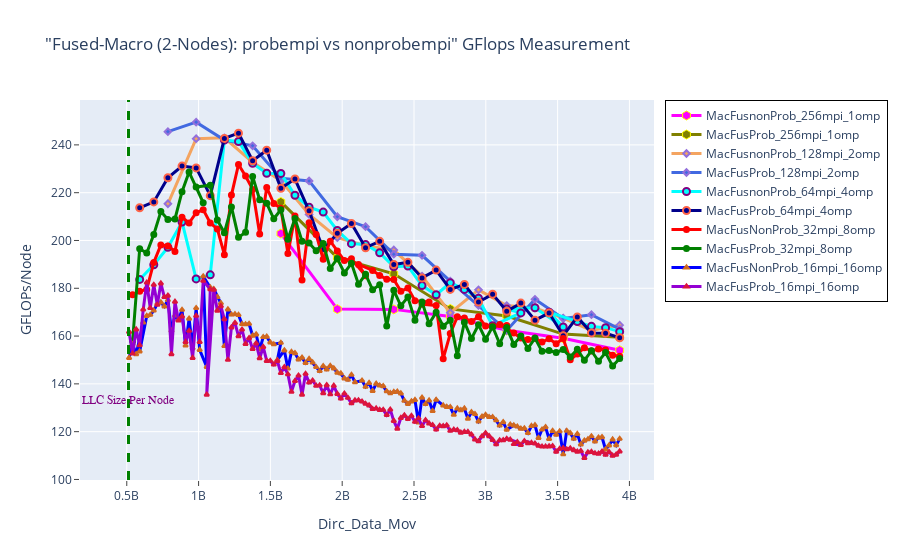

Here is the notebook cell this chart was saved with:
### Markdown cell above
## GFLOPS - Fused Macro: Probempi vs NonProbempi

### Code cell
fig = go.Figure() 

fig.add_trace(go.Scatter(x=(dfn2MacFusnonProb_256mpi_1omp.Dirc_Data_Mov*(dfn2MacFusnonProb_256mpi_1omp.MPI_size/2)), 
                         y=(dfn2MacFusnonProb_256mpi_1omp.GFLOPS*(dfn2MacFusnonProb_256mpi_1omp.MPI_size/2)), 
                         mode='lines+markers', 
                         name='MacFusnonProb_256mpi_1omp',
                         line=dict(color='magenta',width=3),
                         marker=dict(symbol='hexagon',size=9, line=dict(color='yellow',width=1))))


fig.add_trace(go.Scatter(x=(dfn2MacFusProb_256mpi_1omp.Dirc_Data_Mov*(dfn2MacFusProb_256mpi_1omp.MPI_size/2)), 
                         y=(dfn2MacFusProb_256mpi_1omp.GFLOPS*(dfn2MacFusProb_256mpi_1omp.MPI_size/2)), 
                         mode='lines+markers', 
                         name='MacFusProb_256mpi_1omp',
                         line=dict(color='olive',width=3),
                         marker=dict(symbol='hexagon',size=9, line=dict(color='yellow',width=1))))

# case 2
fig.add_trace(go.Scatter(x=(dfn2MacFusnonProb_128mpi_2omp.Dirc_Data_Mov*(dfn2MacFusnonProb_128mpi_2omp.MPI_size/2)), 
                         y=(dfn2MacFusnonProb_128mpi_2omp.GFLOPS*(dfn2MacFusnonProb_128mpi_2omp.MPI_size/2)), 
                         mode='lines+markers', 
                         name='MacFusnonProb_128mpi_2omp',
                         line=dict(color='sandybrown',width=3),
                         marker=dict(symbol='diamond',size=5,line=dict(color='MediumPurple',width=2))))

fig.add_trace(go.Scatter(x=(dfn2MacFusProb_128mpi_2omp.Dirc_Data_Mov*(dfn2MacFusProb_128mpi_2omp.MPI_size/2)), 
                         y=(dfn2MacFusProb_128mpi_2omp.GFLOPS*(dfn2MacFusProb_128mpi_2omp.MPI_size/2)), 
                         mode='lines+markers', 
                         name='MacFusProb_128mpi_2omp',
                         line=dict(color='royalblue',width=3),
                         marker=dict(symbol='diamond',size=5,line=dict(color='MediumPurple',width=2))))

# case 3
fig.add_trace(go.Scatter(x=(dfn2MacFusnonProb_64mpi_4omp.Dirc_Data_Mov*(dfn2MacFusnonProb_64mpi_4omp.MPI_size/2)), 
                         y=(dfn2MacFusnonProb_64mpi_4omp.GFLOPS*(dfn2MacFusnonProb_64mpi_4omp.MPI_size/2)), 
                         mode='lines+markers', 
                         name='MacFusnonProb_64mpi_4omp',
                         line=dict(color='cyan',width=3),
                         marker=dict(symbol='circle',size=7,line=dict(color='Purple',width=2))))

fig.add_trace(go.Scatter(x=(dfn2MacFusProb_64mpi_4omp.Dirc_Data_Mov*(dfn2MacFusProb_64mpi_4omp.MPI_size/2)), 
                         y=(dfn2MacFusProb_64mpi_4omp.GFLOPS*(dfn2MacFusProb_64mpi_4omp.MPI_size/2)), 
                         mode='lines+markers', 
                         name='MacFusProb_64mpi_4omp',
                         line=dict(color='darkblue',width=3),
                         marker=dict(symbol='circle',size=7, line=dict(color='tomato',width=2))))

# case 4
fig.add_trace(go.Scatter(x=(dfn2MacFusNonProb_32mpi_8omp.Dirc_Data_Mov*(dfn2MacFusNonProb_32mpi_8omp.MPI_size/2)), 
                         y=(dfn2MacFusNonProb_32mpi_8omp.GFLOPS*(dfn2MacFusNonProb_32mpi_8omp.MPI_size/2)), 
                         mode='lines+markers', 
                         name='MacFusNonProb_32mpi_8omp',
                         line=dict(color='red',width=3),
                         marker=dict(symbol='circle',size=5,line=dict(color='red',width=2))))

fig.add_trace(go.Scatter(x=(dfn2MacFusProb_32mpi_8omp.Dirc_Data_Mov*(dfn2MacFusProb_32mpi_8omp.MPI_size/2)), 
                         y=(dfn2MacFusProb_32mpi_8omp.GFLOPS*(dfn2MacFusProb_32mpi_8omp.MPI_size/2)), 
                         mode='lines+markers', 
                         name='MacFusProb_32mpi_8omp',
                         line=dict(color='green',width=3),
                         marker=dict(symbol='circle',size=5,line=dict(color='green',width=2))))

# case 5

fig.add_trace(go.Scatter(x=(dfn2MacFusNonProb_16mpi_16omp.Dirc_Data_Mov*(dfn2MacFusNonProb_16mpi_16omp.MPI_size/2)), 
                         y=(dfn2MacFusNonProb_16mpi_16omp.GFLOPS*(dfn2MacFusNonProb_16mpi_16omp.MPI_size/2)), 
                         mode='lines+markers', 
                         name='MacFusNonProb_16mpi_16omp',
                         line=dict(color='blue',width=3),
                         marker=dict(symbol='triangle-up',size=4,line=dict(color='chocolate',width=2))))

fig.add_trace(go.Scatter(x=(dfn2MacFusProb_16mpi_16omp.Dirc_Data_Mov*(dfn2MacFusProb_16mpi_16omp.MPI_size/2)), 
                         y=(dfn2MacFusProb_16mpi_16omp.GFLOPS*(dfn2MacFusProb_16mpi_16omp.MPI_size/2)), 
                         mode='lines+markers', 
                         name='MacFusProb_16mpi_16omp',
                         line=dict(color='darkviolet',width=3),
                         marker=dict(symbol='triangle-up',size=4,line=dict(color='crimson',width=2))))



# Adding a vertical line
fig.add_vline(x=512e6, line_width=3, line_dash="dash", line_color="green")
# fig.add_hline(y=1024, line_width=3, line_dash="dash", line_color="red")

# Add annotation
fig.add_annotation(
    x='512e6'
    , y=130
    , text=f'LLC Size Per Node'
    , yanchor='bottom'
    , showarrow=False
    , arrowhead=1
    , arrowsize=1
    , arrowwidth=2
    , arrowcolor="#636363"
    , ax=-20
    , ay=-30
    , font=dict(size=12, color="purple", family="Sans Serif")
    , align="left"
    ,)

fig.update_layout(title='"Fused-Macro (2-Nodes): probempi vs nonprobempi" GFlops Measurement',
                  xaxis_title='Dirc_Data_Mov', yaxis_title='GFLOPs/Node', 
                  xaxis=dict(ticks="outside"),  
                  yaxis=dict(ticks="outside"),
                  legend=go.layout.Legend(bordercolor="black",borderwidth=1))

### Figure 1 — Plotly figure (JSON) as saved in the notebook; plotly's stock layout.template omitted (floating-point values rounded to 4 significant figures; data arrays with more than 128 entries replaced by an {"elided": "..."} marker saying what was removed)
{"data": [{"line": {"color": "magenta", "width": 3}, "marker": {"line": {"color": "yellow", "width": 1}, "size": 9, "symbol": "hexagon"}, "mode": "lines+markers", "name": "MacFusnonProb_256mpi_1omp", "type": "scatter", "x": [1572864000, 1966080000, 2359296000, 2752512000, 3145728000, 3538944000, 3932160000], "y": [202.9, 171.3, 171.2, 168.2, 162.4, 159.1, 154.1]}, {"line": {"color": "olive", "width": 3}, "marker": {"line": {"color": "yellow", "width": 1}, "size": 9, "symbol": "hexagon"}, "mode": "lines+markers", "name": "MacFusProb_256mpi_1omp", "type": "scatter", "x": [1572864000, 1966080000, 2359296000, 2752512000, 3145728000, 3538944000, 3932160000], "y": [216.1, 192.8, 186.0, 171.4, 168.4, 160.8, 159.5]}, {"line": {"color": "sandybrown", "width": 3}, "marker": {"line": {"color": "MediumPurple", "width": 2}, "size": 5, "symbol": "diamond"}, "mode": "lines+markers", "name": "MacFusnonProb_128mpi_2omp", "type": "scatter", "x": [786432000, 983040000, 1179648000, 1376256000, 1572864000, 1769472000, 1966080000, 2162688000, 2359296000, 2555904000, 2752512000, 2949120000, 3145728000, 3342336000, 3538944000, 3735552000, 3932160000], "y": [215.4, 242.6, 243.0, 232.8, 225.0, 210.9, 201.2, 197.9, 196.0, 185.1, 169.7, 179.3, 172.8, 171.8, 167.5, 162.4, 164.6]}, {"line": {"color": "royalblue", "width": 3}, "marker": {"line": {"color": "MediumPurple", "width": 2}, "size": 5, "symbol": "diamond"}, "mode": "lines+markers", "name": "MacFusProb_128mpi_2omp", "type": "scatter", "x": [786432000, 983040000, 1179648000, 1376256000, 1572864000, 1769472000, 1966080000, 2162688000, 2359296000, 2555904000, 2752512000, 2949120000, 3145728000, 3342336000, 3538944000, 3735552000, 3932160000], "y": [245.5, 249.5, 242.0, 239.6, 226.1, 224.9, 209.9, 205.8, 194.3, 193.8, 183.0, 172.8, 162.3, 175.4, 167.3, 168.9, 162.9]}, {"line": {"color": "cyan", "width": 3}, "marker": {"line": {"color": "Purple", "width": 2}, "size": 7, "symbol": "circle"}, "mode": "lines+markers", "name": "MacFusnonProb_64mpi_4omp", "type": "scatter", "x": [589824000, 688128000, 786432000, 884736000, 983040000, 1081344000, 1179648000, 1277952000, 1376256000, 1474560000, 1572864000, 1671168000, 1769472000, 1867776000, 1966080000, 2064384000, 2162688000, 2260992000, 2359296000, 2457600000, 2555904000, 2654208000, 2752512000, 2850816000, 2949120000, 3047424000, 3244032000, 3145728000, 3342336000, 3538944000, 3440640000, 3637248000, 3735552000, 3833856000, 3932160000], "y": [183.7, 189.8, 197.1, 207.8, 183.9, 185.6, 242.0, 241.4, 232.3, 228.1, 228.0, 218.9, 213.9, 211.9, 204.2, 198.7, 198.3, 194.9, 189.0, 189.3, 181.1, 177.3, 182.3, 179.5, 175.8, 164.3, 169.7, 171.3, 171.8, 163.8, 170.0, 166.1, 164.1, 163.5, 161.9]}, {"line": {"color": "darkblue", "width": 3}, "marker": {"line": {"color": "tomato", "width": 2}, "size": 7, "symbol": "circle"}, "mode": "lines+markers", "name": "MacFusProb_64mpi_4omp", "type": "scatter", "x": [589824000, 688128000, 786432000, 884736000, 983040000, 1081344000, 1179648000, 1277952000, 1376256000, 1474560000, 1572864000, 1671168000, 1769472000, 1867776000, 1966080000, 2064384000, 2162688000, 2260992000, 2359296000, 2457600000, 2555904000, 2654208000, 2752512000, 2850816000, 2949120000, 3047424000, 3145728000, 3244032000, 3342336000, 3440640000, 3538944000, 3637248000, 3735552000, 3833856000, 3932160000], "y": [213.7, 216.1, 226.3, 231.1, 230.4, 218.8, 242.7, 244.9, 233.4, 237.8, 221.8, 225.7, 212.4, 196.2, 203.0, 207.1, 197.0, 199.6, 189.9, 190.8, 184.3, 187.6, 179.5, 181.6, 174.2, 177.5, 170.4, 173.8, 166.6, 169.6, 160.2, 168.0, 161.3, 161.2, 159.3]}, {"line": {"color": "red", "width": 3}, "marker": {"line": {"color": "red", "width": 2}, "size": 5, "symbol": "circle"}, "mode": "lines+markers", "name": "MacFusNonProb_32mpi_8omp", "type": "scatter", "x": [540672000, 589824000, 638976000, 688128000, 737280000, 786432000, 835584000, 884736000, 933888000, 983040000, 1032192000, 1081344000, 1130496000, 1179648000, 1228800000, 1277952000, 1327104000, 1376256000, 1425408000, 1474560000, 1523712000, 1572864000, 1622016000, 1671168000, 1720320000, 1769472000, 1818624000, 1867776000, 1916928000, 1966080000, 2015232000, 2064384000, 2162688000, 2113536000, 2211840000, 2260992000, 2310144000, 2359296000, 2408448000, 2457600000, 2506752000, 2605056000, 2555904000, 2654208000, 2703360000, 2752512000, 2801664000, 2850816000, 2899968000, 2949120000, 2998272000, 3047424000, 3145728000, 3096576000, 3194880000, 3244032000, 3293184000, 3342336000, 3391488000, 3440640000, 3489792000, 3538944000, 3588096000, 3637248000, 3686400000, 3735552000, 3784704000, 3833856000, 3883008000, 3932160000], "y": [177.3, 178.8, 179.5, 190.8, 198.1, 197.7, 195.4, 209.8, 207.3, 211.6, 212.9, 207.3, 204.9, 194.0, 219.0, 231.8, 227.0, 221.4, 202.7, 222.2, 215.5, 213.5, 194.5, 210.2, 183.5, 207.4, 202.5, 192.1, 199.7, 195.6, 191.6, 192.4, 185.2, 190.0, 187.5, 185.4, 183.8, 183.7, 178.7, 180.1, 174.8, 174.3, 173.3, 172.8, 150.5, 161.1, 168.0, 167.6, 166.1, 168.1, 164.2, 164.1, 164.4, 164.9, 161.3, 159.1, 158.5, 159.1, 157.5, 158.9, 156.8, 159.0, 150.1, 152.5, 155.1, 153.8, 154.6, 154.1, 152.0, 151.6]}, {"line": {"color": "green", "width": 3}, "marker": {"line": {"color": "green", "width": 2}, "size": 5, "symbol": "circle"}, "mode": "lines+markers", "name": "MacFusProb_32mpi_8omp", "type": "scatter", "x": [540672000, 589824000, 638976000, 688128000, 737280000, 786432000, 835584000, 884736000, 933888000, 1032192000, 983040000, 1081344000, 1130496000, 1179648000, 1228800000, 1277952000, 1327104000, 1376256000, 1425408000, 1474560000, 1523712000, 1572864000, 1622016000, 1671168000, 1720320000, 1769472000, 1818624000, 1867776000, 1916928000, 1966080000, 2015232000, 2064384000, 2113536000, 2162688000, 2211840000, 2260992000, 2310144000, 2359296000, 2408448000, 2457600000, 2506752000, 2555904000, 2605056000, 2654208000, 2703360000, 2752512000, 2801664000, 2850816000, 2899968000, 2949120000, 2998272000, 3047424000, 3096576000, 3145728000, 3194880000, 3244032000, 3293184000, 3342336000, 3391488000, 3440640000, 3489792000, 3538944000, 3588096000, 3637248000, 3686400000, 3735552000, 3784704000, 3833856000, 3883008000, 3932160000], "y": [157.9, 196.5, 194.8, 202.5, 212.1, 208.8, 209.0, 220.4, 228.6, 215.8, 222.3, 223.1, 208.6, 203.2, 214.1, 201.3, 203.4, 226.8, 217.0, 215.6, 209.1, 212.9, 200.5, 209.2, 199.7, 198.9, 195.7, 198.7, 188.3, 192.4, 186.4, 190.4, 181.7, 185.8, 179.4, 181.5, 164.3, 179.1, 172.7, 176.3, 166.6, 174.3, 165.1, 169.9, 164.1, 166.7, 151.8, 165.8, 159.0, 164.8, 158.7, 163.9, 156.8, 163.5, 156.5, 160.0, 154.8, 159.2, 153.6, 154.0, 153.1, 154.4, 151.2, 154.5, 149.9, 153.9, 149.4, 153.1, 147.4, 150.6]}, {"line": {"color": "blue", "width": 3}, "marker": {"line": {"color": "chocolate", "width": 2}, "size": 4, "symbol": "triangle-up"}, "mode": "lines+markers", "name": "MacFusNonProb_16mpi_16omp", "type": "scatter", "x": {"elided": "138 int values"}, "y": {"elided": "138 float values"}}, {"line": {"color": "darkviolet", "width": 3}, "marker": {"line": {"color": "crimson", "width": 2}, "size": 4, "symbol": "triangle-up"}, "mode": "lines+markers", "name": "MacFusProb_16mpi_16omp", "type": "scatter", "x": {"elided": "140 int values"}, "y": {"elided": "140 float values"}}], "layout": {"annotations": [{"align": "left", "arrowcolor": "#636363", "arrowhead": 1, "arrowsize": 1, "arrowwidth": 2, "ax": -20, "ay": -30, "font": {"color": "purple", "family": "Sans Serif", "size": 12}, "showarrow": false, "text": "LLC Size Per Node", "x": "512e6", "y": 130, "yanchor": "bottom"}], "legend": {"bordercolor": "black", "borderwidth": 1}, "shapes": [{"line": {"color": "green", "dash": "dash", "width": 3}, "type": "line", "x0": 512000000, "x1": 512000000, "xref": "x", "y0": 0, "y1": 1, "yref": "y domain"}], "title": {"text": "\"Fused-Macro (2-Nodes): probempi vs nonprobempi\" GFlops Measurement"}, "xaxis": {"ticks": "outside", "title": {"text": "Dirc_Data_Mov"}}, "yaxis": {"ticks": "outside", "title": {"text": "GFLOPs/Node"}}}}
